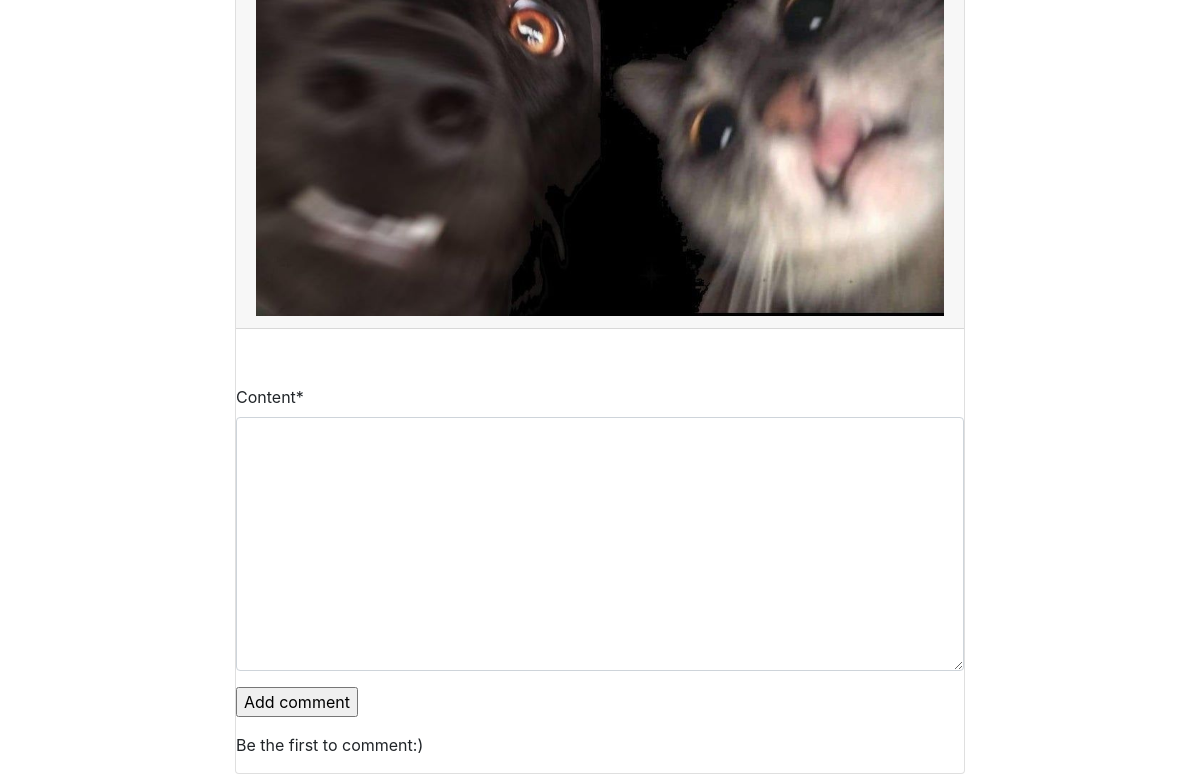
Before: /posts/at-all-cost/ (lower part) with the older database file.
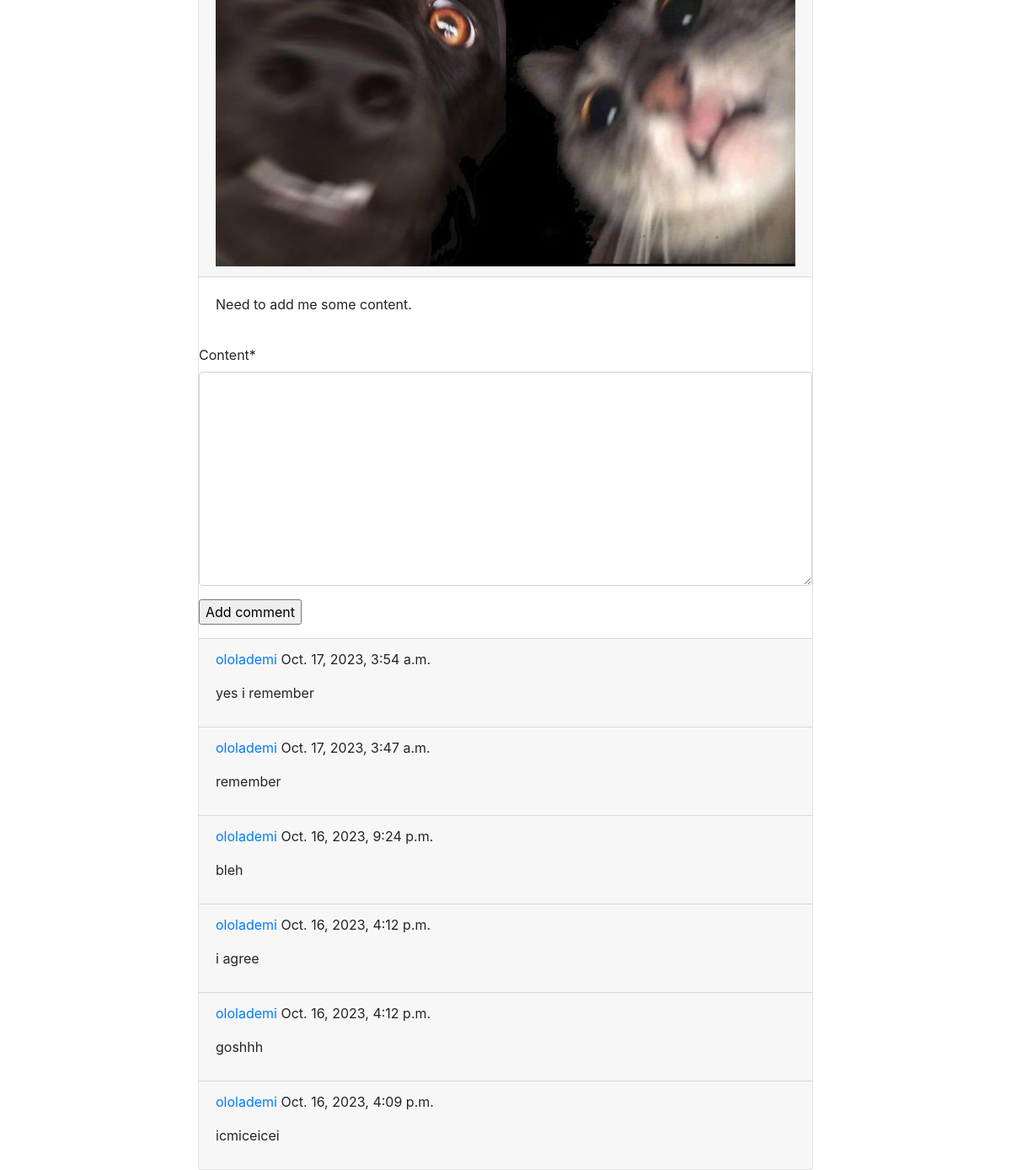
After: the same page with the newer database file.
### posts/models.py (models this page shows, shortened)
class Post(BaseModel):
    title = models.CharField(max_length=100)
    slug = models.SlugField(max_length=15000, unique=True)
    subtitle = models.CharField(max_length=150, blank=True)
    content = models.TextField(blank=True)
    cover_photo = models.ImageField(upload_to="cover_photos/", blank=True, null=True)
    category = models.CharField(max_length=50, choices=choices.CategoryChoices.choices)
    author = models.ForeignKey(User, on_delete=models.CASCADE)
    tags = TaggableManager()
    is_published = models.BooleanField(default=False)
    published_at = models.DateTimeField(blank=True, null=True)
    class Meta:
        ordering = [
            "-published_at",
        ]

class Comment(BaseModel):
    post = models.ForeignKey(Post, on_delete=models.CASCADE, related_name="comments")
    author = models.ForeignKey(User, on_delete=models.CASCADE, related_name="comments")
    content = models.TextField()
    is_active = models.BooleanField(default=True)
    class Meta:
        ordering = [
            "-created_at",
        ]

### users/models.py (models this page shows, shortened)
class User(AbstractUser, BaseModel):
    bio = models.TextField(max_length=500, blank=True)
    profile_photo = models.ImageField(upload_to="profile_photos", blank=True)

### posts/views.py (the view)
# urls.py: path("<slug:post_slug>/", views.PostDetailView.as_view(), name="post_detail"),
class PostDetailView(View):
    def get(self, request, post_slug):
        post = workers.Post.get_post_by_slug(post_slug)
        active_comments = workers.Comment.get_active_comments_for_post(post)
        comment_form = forms.CommentCreateForm()
        return render(
            request,
            "posts/detail.html",
            {
                "post": post,
                "form": comment_form,
                "comments": active_comments,
            },
        )

### posts/forms.py (shortened to what this page needs)
class CommentCreateForm(forms.ModelForm):
    class Meta:
        model = models.Comment
        fields = [
            "content",
        ]

### posts/workers.py (called while the page is built)
    @staticmethod
    def get_post_by_slug(post_slug: str):
        post = get_object_or_404(models.Post, slug=post_slug)
        return post

    @staticmethod
    def get_active_comments_for_post(post):
        return post.comments.filter(is_active=True)

### posts/templates/posts/detail.html (shortened to what this page needs)
{% extends 'base.html' %}
{% block content %}
<div class="container">
    <div class="row">
        <div class="col-md-8 offset-md-2">
            <div class="card">
                <div class="card-header">
                    <img src="{{ post.cover_photo.url }}" class="card-img-top" alt="{{ post.title }}">
                </div>
                <div class="card-body">
                    <p>{{ post.content }}</p>
                </div>
                {% include "posts/includes/comment_form.html"%}
                {% for comment in comments %}
                <div class="card-footer">
                    <p class="info">
                        <a href="#">{{ comment.author.username }}</a>
                        {{ comment.created_at }}
                    </p>
                    {{ comment.content|linebreaks }}
                </div>
                {% empty %}
                <p>Be the first to comment:)</p>
                {% endfor %}
            </div>
        </div>
    </div>
</div>
{% endblock content %}

Changed rows visible on the page:
changed Post: content (not shown) → "Need to add me some content."
added Comment: author.username "ololademi", created_at "Oct. 17, 2023, 3:54 a.m.", content "yes i remember"
added Comment: author.username "ololademi", created_at "Oct. 17, 2023, 3:47 a.m.", content "remember"
added Comment: author.username "ololademi", created_at "Oct. 16, 2023, 9:24 p.m.", content "bleh"
added Comment: author.username "ololademi", created_at "Oct. 16, 2023, 4:12 p.m.", content "i agree"
added Comment: author.username "ololademi", created_at "Oct. 16, 2023, 4:12 p.m.", content "goshhh"
added Comment: author.username "ololademi", created_at "Oct. 16, 2023, 4:09 p.m.", content "icmiceicei"
Other visible differences:
text no longer shown: "Be the first to comment:)"
